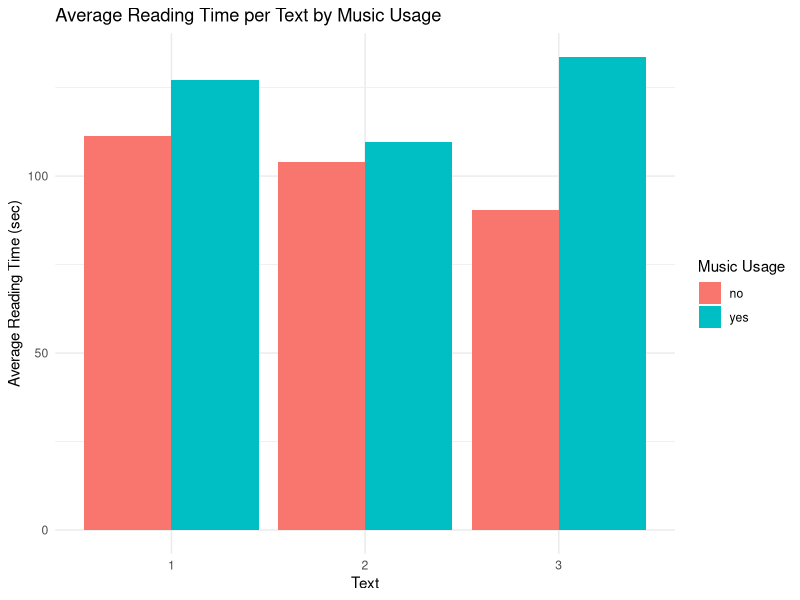
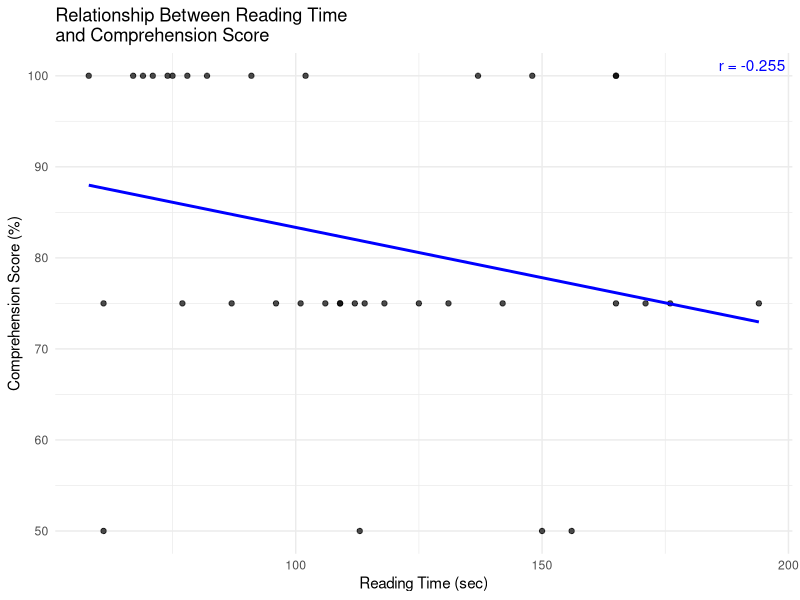
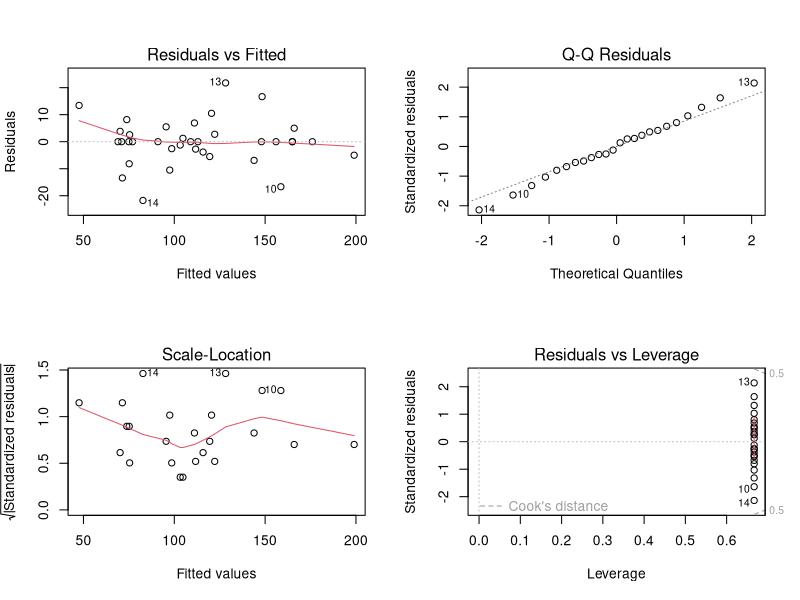
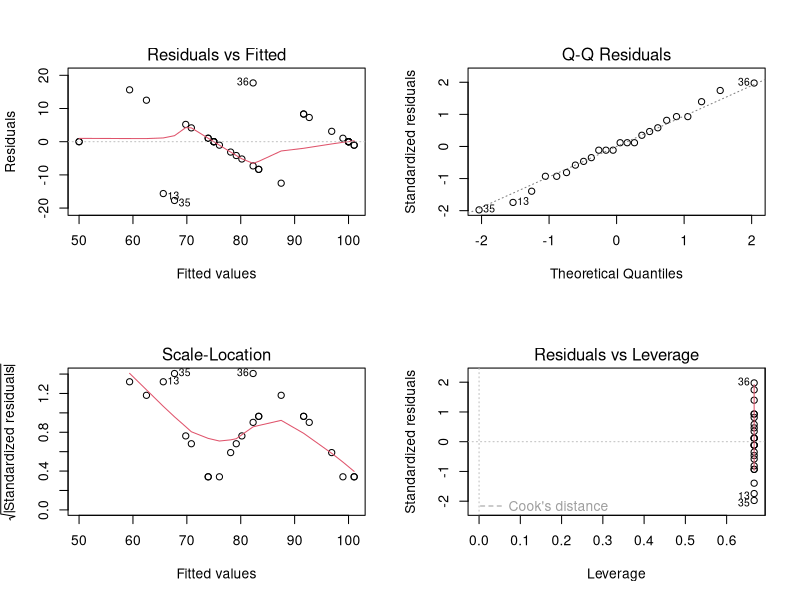
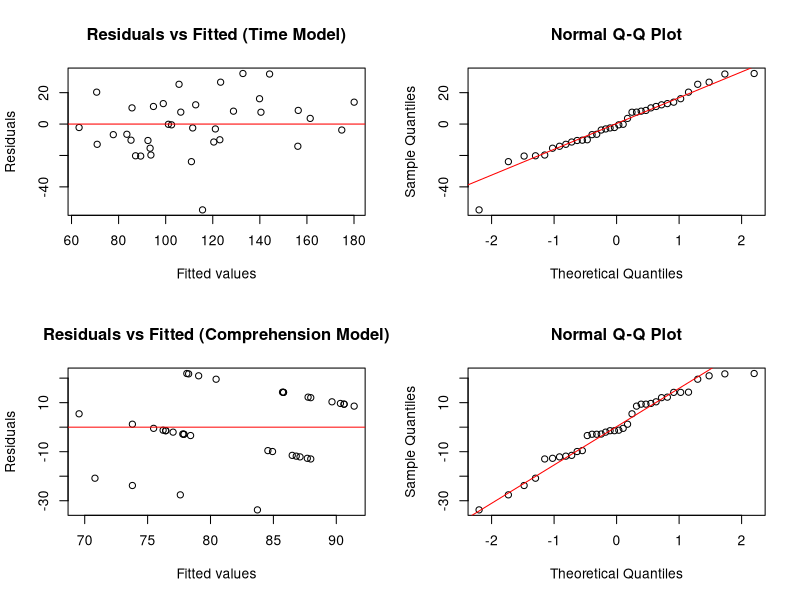

R code for these plots, in order:
## ---- chunk 1
library(car)
library(lme4)
library(lmerTest)  
library("readxl") 
library(dplyr)
library(ggplot2)
library(knitr)
library(kableExtra)
# May need to install.packages("readxl")
## ---- chunk 2
read_data <- read_excel("./stat571B_reading_data.xlsx")

read_data['total_time'] = read_data['Time (minutes)']*60 + read_data['Time (seconds)']

read_data['format'] = c("Laptop", "Laptop", "Print", 
                        "Laptop", "Print", "Print",
                        "Print", "Print", "Laptop", 
                        "Print", "Laptop", "Laptop",
                        "Laptop", "Print", "Print", 
                        "Laptop", "Print", "Laptop",
                        "Print", "Laptop", "Laptop",
                        "Print", "Laptop", "Print",
                        "Laptop", "Print", "Laptop",
                        "Laptop", "Laptop", "Print",
                        "Print", "Laptop", "Print",
                        "Print", "Print", "Laptop")

read_data["music"] = c("no", "yes", "no", 
                       "yes", "no", "yes", 
                       "no", "yes", "no", 
                       "yes", "no", "yes", 
                       "no", "no", "yes",
                       "yes", "yes", "no", 
                       "no", "no", "yes", 
                       "yes", "yes", "no", 
                       "no", "yes", "yes",
                       "yes", "no", "no",
                       "no", "yes", "yes",
                       "yes", "no", "no")
                
read_data
## ---- chunk 3
# format
read_data$format <- factor(read_data$format)
read_data$Text <- factor(read_data$Text)
read_data$music  <- factor(read_data$music)
read_data$Participant <- factor(read_data$Participant)
## ---- chunk 4
pvals <- data.frame(
  Factor = c("format", "music", "format:music", "(1 | Text)", "(1 + music | Participant)"),
  `P-Value` = c(0.4117, 0.0112, 0.8768, 1.00, 0.7282)
)

kable(pvals, format = "latex", booktabs = TRUE,
      caption = "Total Reading Time P-Values") %>%
  kable_styling(latex_options = c("hold_position", "striped"))
## ---- chunk 5
# ANOVA for Reading Time
model_time <- lm(total_time ~ format * music + Text + Participant + Participant:music, 
                 data = read_data)
Anova(model_time, type = "III")

## Mixed Effects Model 
model_time_lmer <- lmer(
  total_time ~ format * music +
    (1 | Text) +
    (1 + music | Participant),
  data = read_data
)
anova(model_time_lmer)

ranova(model_time_lmer)
## ---- chunk 6

# Average time per Text split by Music

avg_time_text_music <- read_data %>%
  group_by(Text, music) %>%
  summarise(avg_time = mean(total_time, na.rm = TRUE), .groups = "drop")

# Bar plot comparison
ggplot(avg_time_text_music, aes(x = Text, y = avg_time, fill = factor(music))) +
  geom_bar(stat = "identity", position = "dodge") +
  labs(
    title = "Average Reading Time per Text by Music Usage",
    x = "Text",
    y = "Average Reading Time (sec)",
    fill = "Music Usage"
  ) +
  theme_minimal()
## ---- chunk 7
# ANOVA for Comprehension
model_comp <- lm(`Comprehension score (%)` ~ format * music + Text + 
                   Participant + Participant:music, 
                  data = read_data)
Anova(model_comp, type = "III")

## Mixed Effects Model 
model_comp_lmer <- lmer(
  `Comprehension score (%)` ~ format * music +
    (1 | Text) +
    (1 + music | Participant),
  data = read_data
)
anova(model_comp_lmer)
ranova(model_comp_lmer)
## ---- chunk 8
pvals2 <- data.frame(
  Factor = c("format", "music", "format:music", "(1 | Text)", "(1 + music | Participant)"),
  `P-Value` = c(0.60384, 0.94230, 0.03796, 1.00, 0.9272)
)

kable(pvals2, format = "latex", booktabs = TRUE,
      caption = "Total Reading Time P-Values") %>%
  kable_styling(latex_options = c("HOLD_position", "striped"))
## ---- chunk 9
model_time2_lmer <- lmer(
  total_time ~ format * music * `Comprehension score (%)` + 
    (1 | Text) +
    (1 + music | Participant),
  data = read_data
)

anova(model_time2_lmer)
ranova(model_time2_lmer)
## ---- chunk 10
#correlation
cor_val <- cor(read_data$total_time, read_data$`Comprehension score (%)`)

# relationship plot
ggplot(read_data, aes(x = total_time, y = `Comprehension score (%)`)) +
  geom_point(alpha = 0.7) +
  geom_smooth(method = "lm", se = FALSE, color = "blue") +
  annotate("text",
           x = Inf, y = Inf,
           label = paste("r =", round(cor_val, 3)),
           hjust = 1.1, vjust = 1.5,
           color = "blue") +
  labs(
    title = "Relationship Between Reading Time 
and Comprehension Score ",
    x = "Reading Time (sec)",
    y = "Comprehension Score (%)"
  ) +
  theme_minimal()
## ---- chunk 11
par(mfrow = c(2,2))
plot(model_time)

par(mfrow = c(2,2))
plot(model_comp)

## ---- chunk 12
isSingular(model_time_lmer)
isSingular(model_comp_lmer)

# Residual diagnostics: reading time mixed model

plot(fitted(model_time_lmer), resid(model_time_lmer),
     xlab="Fitted values",
     ylab="Residuals",
     main="Residuals vs Fitted (Time Model)")
abline(h=0,col="red")

qqnorm(resid(model_time_lmer))
qqline(resid(model_time_lmer), col="red")

# Residual diagnostics: comprehension mixed model

plot(fitted(model_comp_lmer), resid(model_comp_lmer),
     xlab="Fitted values",
     ylab="Residuals",
     main="Residuals vs Fitted (Comprehension Model)")
abline(h=0,col="red")

qqnorm(resid(model_comp_lmer))
qqline(resid(model_comp_lmer), col="red")
